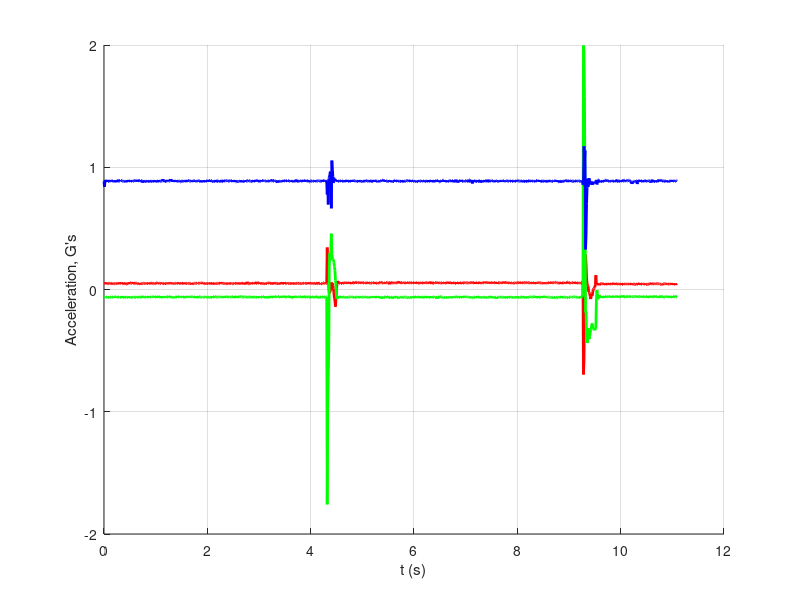

Reproduce this figure in MATLAB.
%% Load Data
clearvars
close all
load('accel_1.mat') % gets 'databuf' variable

%% ADXL configuration
% ( from datasheet )
% SENS     LSB PER G
%   2       256
%   4       128
%   8       64
%   16      32
lsb_per_g_map = [0 256 0 128 0 0 0 64 0 0 0 0 0 0 0 32];
adxl_sens = 2; % range in +- g
adxl_adc_bits = 10; % 10
Fs = 100;

adxl_lsbs_per_g = lsb_per_g_map(adxl_sens); 
%% Scale the variables to G's
databuf.x = databuf.x / adxl_lsbs_per_g;
databuf.y = databuf.y / adxl_lsbs_per_g;
databuf.z = databuf.z / adxl_lsbs_per_g;

%% Plots
t = 0:(1/Fs):length(databuf.x)/Fs;
t = t(1:length(databuf.x));

figure, hold on
grid on
plot(t, databuf.x, 'r', 'linewidth', 2)
plot(t, databuf.y, 'g', 'linewidth', 2)
plot(t, databuf.z, 'b', 'linewidth', 2)
xlabel('t (s)')
ylabel('Acceleration, G''s')

